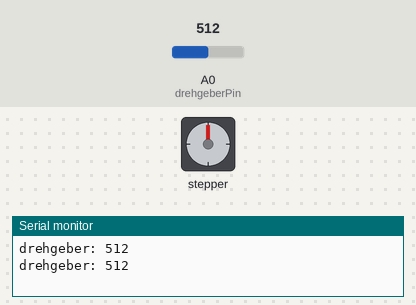
Bench run of a sketch on a simulated Arduino Uno, built with avr-gcc and run on an emulated ATmega328P. Parts: stepper motor, the last lines printed to the serial monitor. Wiring (inferred from the names in the program): stepper motor driver (200 steps per turn assumed): step pin 5; direction pin 4; enable pin 8. The inputs (shaded band) are chosen by the test bench; at power-on: A0 (drehgeberPin) = 512.

Above: at 4.1 s.
At 33.0 s:
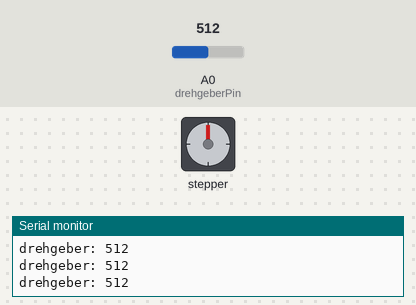
33.1 s: A0 (drehgeberPin) set to 1023
Timing chart, 0 to 80.7 s (numbered marks = the images above; inputs shaded):
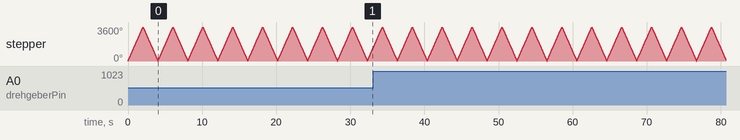

The sketch:

Rabe_stepper_platine.ino
```cpp
const int dirPin = 4;
const int stepPin = 5;
const int sleepPin = 6;
const int resetPin = 7;
const int enablePin = 8;
const int m0Pin = 9;
const int m1Pin = 10;
const int m2Pin = 11;
const int drehgeberPin=14; //(A0)
const int hallsensor=15; //(A1)

int steps=2000;

int pause=500; //delay in µs je Step (500)
int drehgeber;

void setup() {
  Serial.begin(9600);

  pinMode(stepPin,OUTPUT);
  pinMode(dirPin,OUTPUT);
  pinMode(sleepPin,OUTPUT);
  pinMode(resetPin,OUTPUT);
  pinMode(enablePin,OUTPUT);
  pinMode(hallsensor,INPUT_PULLUP);

  // Treiber aktivieren
  digitalWrite(sleepPin,HIGH); // HIGH für aktivierung des Treibers
  digitalWrite(resetPin,HIGH); // HIGH für aktivierung des Treibers
  //digitalWrite(enablePin,HIGH); //The default state of the ENBL pin is to enable the driver, so this pin can be left disconnected.

  //microstepping Treiber: DRV8825
  digitalWrite(m0Pin,HIGH); // Low/Low/Low=Full step ; High/Low/Low=Half step ; Low/High/Low=1/4 step;
  digitalWrite(m1Pin,LOW);  // High/High/Low=1/8 step ; Low/Low/High=1/16 step; High/Low/High=1/32 step;
  digitalWrite(m2Pin,HIGH);
}

void loop() {
  drehgeber=analogRead(drehgeberPin);
  Serial.print("drehgeber: ");
  Serial.println(drehgeber);

  //zum testen
  digitalWrite(dirPin,HIGH); // Rechts drehung (im Uhrzeigersinn in draufsicht)
  for(int x = 0; x < steps; x++) {
    digitalWrite(stepPin,HIGH);
    delayMicroseconds(pause);
    digitalWrite(stepPin,LOW);
    delayMicroseconds(pause);
  }

  digitalWrite(dirPin,LOW); // Links drehung (gegen Uhrzeigersinn in draufsicht)
  for(int x = 0; x < steps; x++) {
    digitalWrite(stepPin,HIGH);
    delayMicroseconds(pause);
    digitalWrite(stepPin,LOW);
    delayMicroseconds(pause);
  }


}
```
